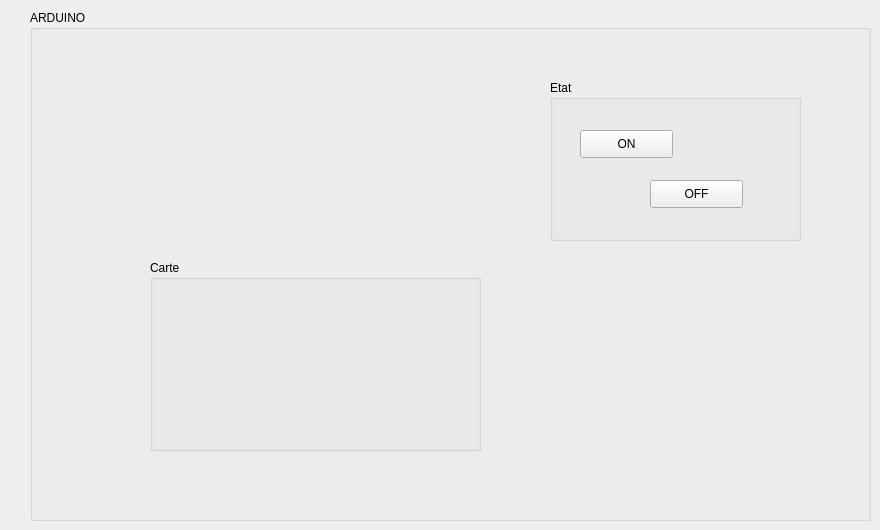
   <widget class="QWidget" name="tab_12">
    <attribute name="title">
     <string>ARDUINO </string>
    </attribute>
    <widget class="QGroupBox" name="groupBox_24">
     <property name="geometry">
      <rect>
       <x>30</x>
       <y>10</y>
       <width>841</width>
       <height>511</height>
      </rect>
     </property>
     <property name="title">
      <string>ARDUINO </string>
     </property>
     <widget class="QGroupBox" name="groupBox_26">
      <property name="geometry">
       <rect>
        <x>520</x>
        <y>70</y>
        <width>251</width>
        <height>161</height>
       </rect>
      </property>
      <property name="title">
       <string>Etat</string>
      </property>
      <widget class="QPushButton" name="pushButton_OFF">
       <property name="geometry">
        <rect>
         <x>100</x>
         <y>100</y>
         <width>93</width>
         <height>28</height>
        </rect>
       </property>
       <property name="text">
        <string>OFF</string>
       </property>
      </widget>
      <widget class="QPushButton" name="pushButton_ON">
       <property name="geometry">
        <rect>
         <x>30</x>
         <y>50</y>
         <width>93</width>
         <height>28</height>
        </rect>
       </property>
       <property name="text">
        <string>ON</string>
       </property>
      </widget>
     </widget>
     <widget class="QGroupBox" name="groupBox_27">
      <property name="geometry">
       <rect>
        <x>120</x>
        <y>250</y>
        <width>331</width>
        <height>191</height>
       </rect>
      </property>
      <property name="title">
       <string>Carte</string>
      </property>
      <widget class="QLabel" name="label_3arduino">
       <property name="geometry">
        <rect>
         <x>40</x>
         <y>30</y>
         <width>241</width>
         <height>131</height>
        </rect>
       </property>
       <property name="font">
        <font>
         <pointsize>16</pointsize>
         <underline>true</underline>
        </font>
       </property>
       <property name="text">
        <string/>
       </property>
      </widget>
     </widget>
    </widget>
   </widget>
